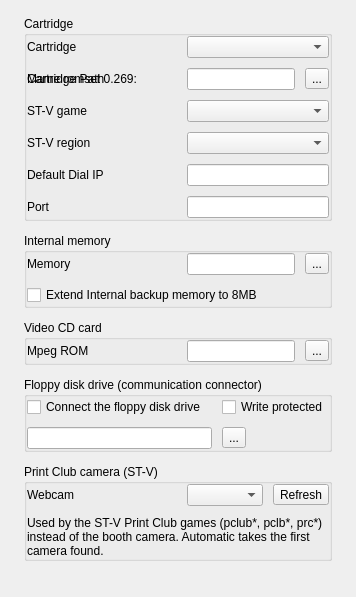
<widget class="QWidget" name="pgCart_content"><property name="role" stdset="0"><string notr="true">pagecontent</string></property><layout class="QVBoxLayout" name="pgCart_vl"><property name="spacing"><number>12</number></property><property name="leftMargin"><number>24</number></property><property name="topMargin"><number>16</number></property><property name="rightMargin"><number>24</number></property><property name="bottomMargin"><number>16</number></property><item><widget class="QGroupBox" name="cardCartridge"><property name="title"><string>Cartridge</string></property><property name="role" stdset="0"><string notr="true">card</string></property><layout class="QGridLayout" name="glCartridge" columnstretch="0,1,0"><property name="leftMargin"><number>0</number></property><property name="topMargin"><number>0</number></property><property name="rightMargin"><number>0</number></property><property name="bottomMargin"><number>0</number></property><property name="horizontalSpacing"><number>10</number></property><property name="verticalSpacing"><number>10</number></property><item row="0" column="0" rowspan="1" colspan="1"><widget class="QLabel" name="lCartridge">
         <property name="text">
          <string>Cartridge</string>
         </property>
         <property name="textFormat">
          <enum>Qt::PlainText</enum>
         </property>
        <property name="alignment"><set>Qt::AlignLeading|Qt::AlignLeft|Qt::AlignVCenter</set></property><property name="role" stdset="0"><string notr="true">row</string></property><property name="minimumSize"><size><width>150</width><height>0</height></size></property></widget>
       </item><item row="0" column="1" rowspan="1" colspan="2"><widget class="QComboBox" name="cbCartridge" />
       </item><item row="1" column="0" rowspan="1" colspan="1"><widget class="QLabel" name="lCartridgePath">
         <property name="text">
          <string>Cartridge Path</string>
         </property>
        <property name="alignment"><set>Qt::AlignLeading|Qt::AlignLeft|Qt::AlignVCenter</set></property><property name="role" stdset="0"><string notr="true">row</string></property><property name="minimumSize"><size><width>150</width><height>0</height></size></property></widget>
       </item><item row="1" column="0" rowspan="1" colspan="1"><widget class="QLabel" name="lCartridgeSTVPath">
         <property name="text">
          <string>Mame romset 0.269:</string>
         </property>
         <property name="visible">
          <bool>false</bool>
         </property>
        <property name="alignment"><set>Qt::AlignLeading|Qt::AlignLeft|Qt::AlignVCenter</set></property><property name="role" stdset="0"><string notr="true">row</string></property><property name="minimumSize"><size><width>150</width><height>0</height></size></property></widget>
       </item><item row="1" column="1" rowspan="1" colspan="1"><widget class="QLineEdit" name="leCartridge">
         <property name="inputMask">
          <string />
         </property>
        </widget>
       </item><item row="1" column="2" rowspan="1" colspan="1"><widget class="QToolButton" name="tbCartridge">
         <property name="text">
          <string>...</string>
         </property>
        </widget>
       </item><item row="2" column="0" rowspan="1" colspan="1"><widget class="QLabel" name="lSTVGame"><property name="text"><string>ST-V game</string></property><property name="role" stdset="0"><string notr="true">row</string></property><property name="minimumSize"><size><width>150</width><height>0</height></size></property></widget></item><item row="2" column="1" rowspan="1" colspan="2"><widget class="QComboBox" name="cbSTVGame" />
       </item><item row="3" column="0" rowspan="1" colspan="1"><widget class="QLabel" name="lRegion">
         <property name="text"><string>ST-V region</string></property><property name="textFormat">
          <enum>Qt::PlainText</enum>
         </property>
        <property name="alignment"><set>Qt::AlignLeading|Qt::AlignLeft|Qt::AlignVCenter</set></property><property name="role" stdset="0"><string notr="true">row</string></property><property name="minimumSize"><size><width>150</width><height>0</height></size></property></widget>
       </item><item row="3" column="1" rowspan="1" colspan="2"><widget class="QComboBox" name="cbRegion" />
       </item><item row="4" column="0" rowspan="1" colspan="1"><widget class="QLabel" name="lCartridgeModemIP">
         <property name="text">
          <string>Default Dial IP</string>
         </property>
        <property name="alignment"><set>Qt::AlignLeading|Qt::AlignLeft|Qt::AlignVCenter</set></property><property name="role" stdset="0"><string notr="true">row</string></property><property name="minimumSize"><size><width>150</width><height>0</height></size></property></widget>
       </item><item row="4" column="1" rowspan="1" colspan="2"><widget class="QLineEdit" name="leCartridgeModemIP">
         <property name="toolTip">
          <string />
         </property>
         <property name="inputMask">
          <string />
         </property>
         <property name="maxLength">
          <number>15</number>
         </property>
        </widget>
       </item><item row="5" column="0" rowspan="1" colspan="1"><widget class="QLabel" name="lCartridgeModemPort">
         <property name="text">
          <string>Port</string>
         </property>
        <property name="alignment"><set>Qt::AlignLeading|Qt::AlignLeft|Qt::AlignVCenter</set></property><property name="role" stdset="0"><string notr="true">row</string></property><property name="minimumSize"><size><width>150</width><height>0</height></size></property></widget>
       </item><item row="5" column="1" rowspan="1" colspan="2"><widget class="QLineEdit" name="leCartridgeModemPort">
         <property name="toolTip">
          <string />
         </property>
         <property name="text">
          <string notr="true" />
         </property>
         <property name="maxLength">
          <number>5</number>
         </property>
        </widget>
       </item></layout></widget></item><item><widget class="QGroupBox" name="cardMemory"><property name="title"><string>Internal memory</string></property><property name="role" stdset="0"><string notr="true">card</string></property><layout class="QGridLayout" name="glMemory" columnstretch="0,1,0"><property name="leftMargin"><number>0</number></property><property name="topMargin"><number>0</number></property><property name="rightMargin"><number>0</number></property><property name="bottomMargin"><number>0</number></property><property name="horizontalSpacing"><number>10</number></property><property name="verticalSpacing"><number>10</number></property><item row="0" column="0" rowspan="1" colspan="1"><widget class="QLabel" name="lMemory">
         <property name="text">
          <string>Memory</string>
         </property>
         <property name="textFormat">
          <enum>Qt::PlainText</enum>
         </property>
        <property name="alignment"><set>Qt::AlignLeading|Qt::AlignLeft|Qt::AlignVCenter</set></property><property name="role" stdset="0"><string notr="true">row</string></property><property name="minimumSize"><size><width>150</width><height>0</height></size></property></widget>
       </item><item row="0" column="1" rowspan="1" colspan="1"><widget class="QLineEdit" name="leMemory" />
       </item><item row="0" column="2" rowspan="1" colspan="1"><widget class="QToolButton" name="tbMemory">
         <property name="text">
          <string>...</string>
         </property>
        </widget>
       </item><item row="1" column="0" rowspan="1" colspan="3"><widget class="QCheckBox" name="checkBox_extended_internal_backup">
         <property name="text">
          <string>Extend Internal backup memory to 8MB</string>
         </property>
        </widget>
       </item></layout></widget></item><item><widget class="QGroupBox" name="cardMpeg"><property name="title"><string>Video CD card</string></property><property name="role" stdset="0"><string notr="true">card</string></property><layout class="QGridLayout" name="glMpeg" columnstretch="0,1,0"><property name="leftMargin"><number>0</number></property><property name="topMargin"><number>0</number></property><property name="rightMargin"><number>0</number></property><property name="bottomMargin"><number>0</number></property><property name="horizontalSpacing"><number>10</number></property><property name="verticalSpacing"><number>10</number></property><item row="0" column="0" rowspan="1" colspan="1"><widget class="QLabel" name="lMpegROM">
         <property name="text">
          <string>Mpeg ROM</string>
         </property>
         <property name="textFormat">
          <enum>Qt::PlainText</enum>
         </property>
        <property name="alignment"><set>Qt::AlignLeading|Qt::AlignLeft|Qt::AlignVCenter</set></property><property name="role" stdset="0"><string notr="true">row</string></property><property name="minimumSize"><size><width>150</width><height>0</height></size></property></widget>
       </item><item row="0" column="1" rowspan="1" colspan="1"><widget class="QLineEdit" name="leMpegROM" />
       </item><item row="0" column="2" rowspan="1" colspan="1"><widget class="QToolButton" name="tbMpegROM">
         <property name="text">
          <string>...</string>
         </property>
        </widget>
       </item></layout></widget></item><item><widget class="QGroupBox" name="cardFloppy"><property name="title"><string>Floppy disk drive (communication connector)</string></property><property name="role" stdset="0"><string notr="true">card</string></property><layout class="QGridLayout" name="glFloppy" columnstretch="1,0,0"><property name="leftMargin"><number>0</number></property><property name="topMargin"><number>0</number></property><property name="rightMargin"><number>0</number></property><property name="bottomMargin"><number>0</number></property><property name="horizontalSpacing"><number>10</number></property><property name="verticalSpacing"><number>10</number></property><item row="0" column="0" rowspan="1" colspan="2"><widget class="QCheckBox" name="cbFloppyEnabled">
         <property name="toolTip">
          <string>Sega Saturn Floppy Disk Drive (HSS-0128). Requires the real BIOS. The floppy is the folder below (fdd_part0.bin, fdd_part1.bin).</string>
         </property>
         <property name="text">
          <string>Connect the floppy disk drive</string>
         </property>
        </widget>
       </item><item row="0" column="2" rowspan="1" colspan="1"><widget class="QCheckBox" name="cbFloppyWriteProtect">
         <property name="text">
          <string>Write protected</string>
         </property>
        </widget>
       </item><item row="1" column="0" rowspan="1" colspan="2"><widget class="QLineEdit" name="leFloppyFolder" />
       </item><item row="1" column="2" rowspan="1" colspan="1"><widget class="QToolButton" name="tbFloppyFolder">
         <property name="text">
          <string>...</string>
         </property>
        </widget>
       </item></layout></widget></item><item><widget class="QGroupBox" name="cardCamera"><property name="title"><string>Print Club camera (ST-V)</string></property><property name="role" stdset="0"><string notr="true">card</string></property><layout class="QGridLayout" name="glCamera" columnstretch="0,1,0"><property name="leftMargin"><number>0</number></property><property name="topMargin"><number>0</number></property><property name="rightMargin"><number>0</number></property><property name="bottomMargin"><number>0</number></property><property name="horizontalSpacing"><number>10</number></property><property name="verticalSpacing"><number>10</number></property><item row="0" column="0" rowspan="1" colspan="1"><widget class="QLabel" name="lCamera">
         <property name="text">
          <string>Webcam</string>
         </property>
         <property name="textFormat">
          <enum>Qt::PlainText</enum>
         </property>
        <property name="alignment"><set>Qt::AlignLeading|Qt::AlignLeft|Qt::AlignVCenter</set></property><property name="role" stdset="0"><string notr="true">row</string></property><property name="minimumSize"><size><width>150</width><height>0</height></size></property></widget>
       </item><item row="0" column="1" rowspan="1" colspan="1"><widget class="QComboBox" name="cbCamera">
         <property name="toolTip">
          <string>Camera of the Print Club video board. It is only used while a Print Club game runs; without a camera the board shows a test pattern.</string>
         </property>
        </widget>
       </item><item row="0" column="2" rowspan="1" colspan="1"><widget class="QToolButton" name="tbCameraRefresh">
         <property name="toolTip">
          <string>Look for cameras again</string>
         </property>
         <property name="text">
          <string>Refresh</string>
         </property>
        </widget>
       </item><item row="1" column="0" rowspan="1" colspan="3"><widget class="QLabel" name="lCameraHint">
         <property name="text">
          <string>Used by the ST-V Print Club games (pclub*, pclb*, prc*) instead of the booth camera. Automatic takes the first camera found.</string>
         </property>
         <property name="wordWrap">
          <bool>true</bool>
         </property>
        <property name="role" stdset="0"><string notr="true">hint</string></property></widget>
       </item></layout></widget></item><item><spacer name="pgCart_sp"><property name="orientation"><enum>Qt::Vertical</enum></property><property name="sizeHint" stdset="0"><size><width>20</width><height>20</height></size></property></spacer></item></layout></widget>
